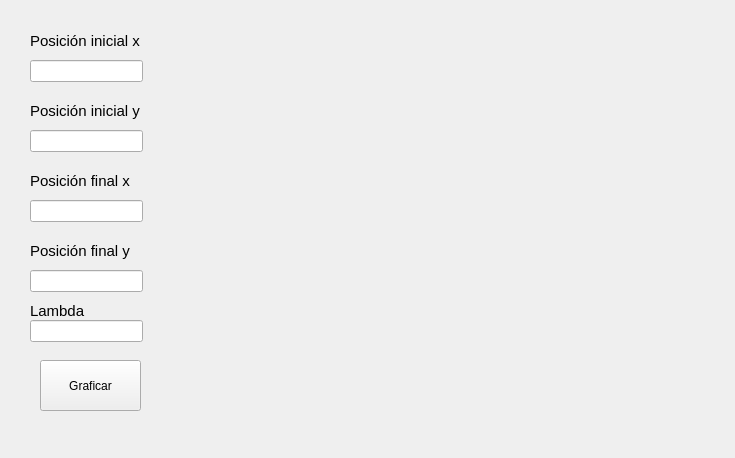
<?xml version="1.0" encoding="UTF-8"?>
<ui version="4.0">
 <class>LineForm</class>
 <widget class="QWidget" name="LineForm">
  <property name="geometry">
   <rect>
    <x>0</x>
    <y>0</y>
    <width>735</width>
    <height>458</height>
   </rect>
  </property>
  <property name="windowTitle">
   <string>Form</string>
  </property>
  <widget class="QPushButton" name="btn_graficar">
   <property name="geometry">
    <rect>
     <x>40</x>
     <y>360</y>
     <width>101</width>
     <height>51</height>
    </rect>
   </property>
   <property name="text">
    <string>Graficar</string>
   </property>
  </widget>
  <widget class="QLabel" name="label_5">
   <property name="geometry">
    <rect>
     <x>30</x>
     <y>300</y>
     <width>141</width>
     <height>21</height>
    </rect>
   </property>
   <property name="font">
    <font>
     <pointsize>11</pointsize>
    </font>
   </property>
   <property name="text">
    <string>Lambda</string>
   </property>
  </widget>
  <widget class="QLineEdit" name="ledt_line_lamb">
   <property name="geometry">
    <rect>
     <x>30</x>
     <y>320</y>
     <width>113</width>
     <height>22</height>
    </rect>
   </property>
  </widget>
  <widget class="QLabel" name="label_4">
   <property name="geometry">
    <rect>
     <x>30</x>
     <y>240</y>
     <width>141</width>
     <height>21</height>
    </rect>
   </property>
   <property name="font">
    <font>
     <pointsize>11</pointsize>
    </font>
   </property>
   <property name="text">
    <string>Posición final y</string>
   </property>
  </widget>
  <widget class="QLabel" name="label_3">
   <property name="geometry">
    <rect>
     <x>30</x>
     <y>170</y>
     <width>141</width>
     <height>21</height>
    </rect>
   </property>
   <property name="font">
    <font>
     <pointsize>11</pointsize>
    </font>
   </property>
   <property name="text">
    <string>Posición final x</string>
   </property>
  </widget>
  <widget class="QLabel" name="label">
   <property name="geometry">
    <rect>
     <x>30</x>
     <y>30</y>
     <width>141</width>
     <height>21</height>
    </rect>
   </property>
   <property name="font">
    <font>
     <pointsize>11</pointsize>
    </font>
   </property>
   <property name="text">
    <string>Posición inicial x</string>
   </property>
  </widget>
  <widget class="QLabel" name="label_2">
   <property name="geometry">
    <rect>
     <x>30</x>
     <y>100</y>
     <width>141</width>
     <height>21</height>
    </rect>
   </property>
   <property name="font">
    <font>
     <pointsize>11</pointsize>
    </font>
   </property>
   <property name="text">
    <string>Posición inicial y</string>
   </property>
  </widget>
  <widget class="QLineEdit" name="ledt_line_y1">
   <property name="geometry">
    <rect>
     <x>30</x>
     <y>270</y>
     <width>113</width>
     <height>22</height>
    </rect>
   </property>
  </widget>
  <widget class="QLineEdit" name="ledt_line_x1">
   <property name="geometry">
    <rect>
     <x>30</x>
     <y>200</y>
     <width>113</width>
     <height>22</height>
    </rect>
   </property>
  </widget>
  <widget class="QLineEdit" name="ledt_line_y0">
   <property name="geometry">
    <rect>
     <x>30</x>
     <y>130</y>
     <width>113</width>
     <height>22</height>
    </rect>
   </property>
  </widget>
  <widget class="QLineEdit" name="ledt_line_x0">
   <property name="geometry">
    <rect>
     <x>30</x>
     <y>60</y>
     <width>113</width>
     <height>22</height>
    </rect>
   </property>
  </widget>
  <widget class="PlotWidget" name="graphWidget" native="true">
   <property name="geometry">
    <rect>
     <x>180</x>
     <y>20</y>
     <width>501</width>
     <height>381</height>
    </rect>
   </property>
  </widget>
 </widget>
 <customwidgets>
  <customwidget>
   <class>PlotWidget</class>
   <extends>QWidget</extends>
   <header location="global">pyqtgraph</header>
   <container>1</container>
  </customwidget>
 </customwidgets>
 <resources/>
 <connections/>
</ui>
